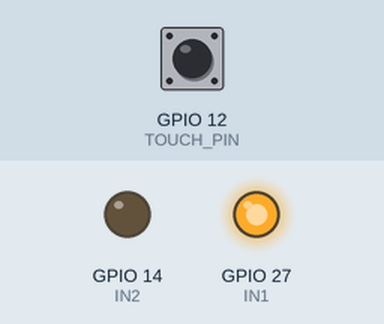
The sketch below on a simulated ESP32. On the bench: output pins drawn as LEDs (lit = HIGH). The test bench sets the inputs (shaded band); at power-on: GPIO 12 (TOUCH_PIN) HIGH. What the sketch prints to the serial monitor is not drawn.

Above: at 0.1 s.
Timing chart, 0 to 1.6 s (numbered marks = the images above):
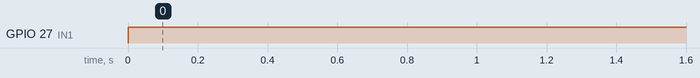

The sketch:

Lab4_T1_Skeleton.ino
```cpp
/*Change all the ? in the code to Control the direction of rotation based on whether your selected pin is touched.*/

#define IN1  27 // Replace the ? with the GPIO pin you selected to connect IN1
#define IN2    14   // Replace the ? with the GPIO pin you selected to connect IN2
#define TOUCH_PIN 12  // Replace the ? with the GPIO touch pin you selected
#define THRESHOLD 400   // Replace the ? with the reading when the pin is touched from Lab 3

int touch_reading;

void setup() {
   Serial.begin(115200);
  pinMode(IN1, OUTPUT);  // Set IN1 as an output pin
  pinMode(IN2, OUTPUT);  // Set IN2 as an output pin

  pinMode(TOUCH_PIN, INPUT); // Set TOUCH_PIN as an output pin
}

void loop() {
  touch_reading = touchRead(TOUCH_PIN); // Read the touch sensor

  /* if TOUCH_PIN is touched, then rotate the shaft in clockwise
     else TOUCH_PIN is not touched, then rotate the shaft in counterclockwise */

  if (touch_reading < THRESHOLD){
     digitalWrite(IN1, HIGH);
     digitalWrite(IN2, LOW);
  }else{
     digitalWrite(IN1, LOW);
     digitalWrite(IN2, HIGH);
  }
Serial.println(touch_reading);
delay(500);
}
```

Measured:
- by itself, GPIO 27 (IN1): LOW → HIGH at 0.00 s
